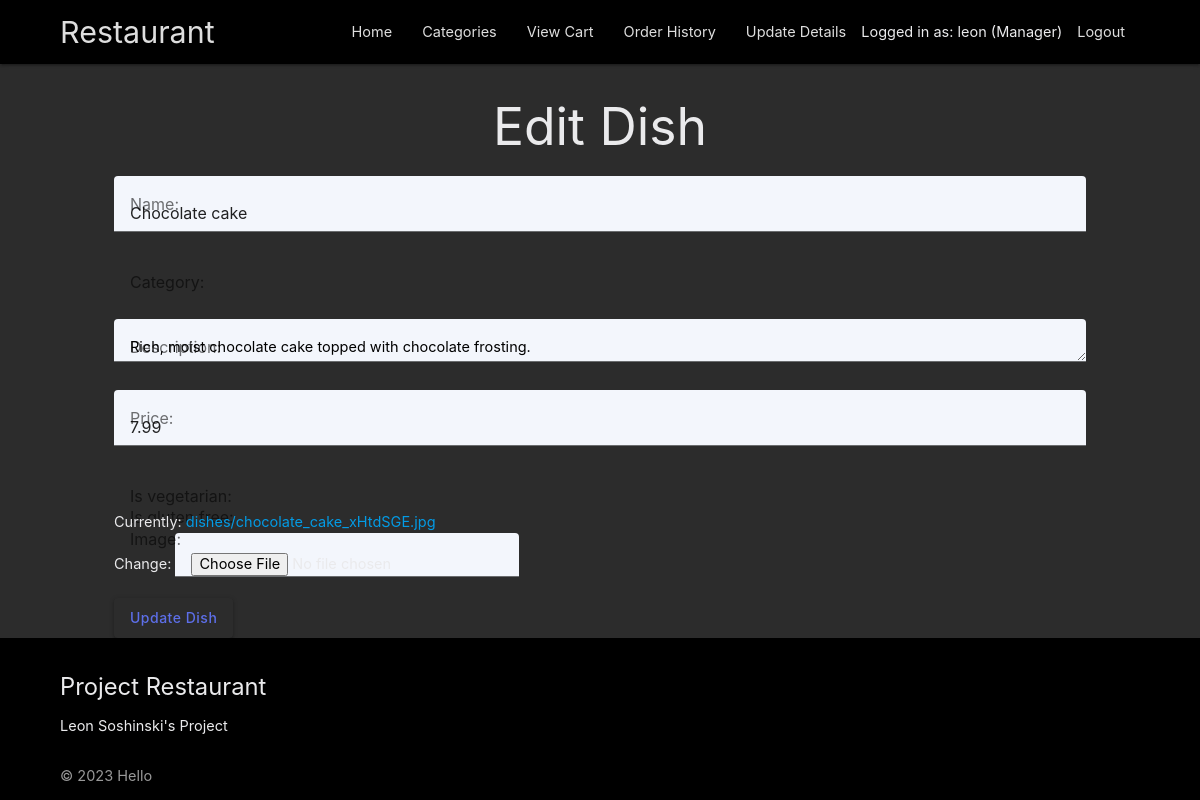
Screenshot of /edit_dish/43/ (signed in) with the database file from the repository.
### menu/models.py (models this page shows, shortened)
class Dish(models.Model):
    name = models.CharField(max_length=64)
    price = models.DecimalField(max_digits=5, decimal_places=2)
    description = models.TextField()
    image = models.ImageField(upload_to='dishes/')
    is_gluten_free = models.BooleanField(default=False)
    is_vegetarian = models.BooleanField(default=False)
    category = models.ForeignKey(Category, on_delete=models.CASCADE)

### menu/views/dish_views.py (the view, shortened to what this page needs)
# urls.py: path('edit_dish/<int:dish_id>/', dish_views.EditDishView.as_view(), name='edit_dish'),
class EditDishView(ManagerRequiredMixin, View):
    def get(self, request, dish_id):
        dish = get_object_or_404(Dish, pk=dish_id)
        form = DishForm(instance=dish)
        return render(request, 'edit_dish.html', {'form': form, 'dish': dish})

### menu/forms.py (shortened to what this page needs)
class DishForm(forms.ModelForm):
    class Meta:
        model = Dish
        fields = ['name', 'price', 'description', 'image',
                  'is_gluten_free', 'is_vegetarian', 'category']

### menu/models.py (called while the page is built)
    def __str__(self):
        return self.name

### menu/views/dish_views.py (called while the page is built)
    def test_func(self):
        return self.request.user.groups.filter(name='manager').exists()

### menu/templates/edit_dish.html (shortened to what this page needs)
{% extends 'base.html' %}
{% block content %}
  <h2 class="center">Edit Dish</h2>
  <div class="container">
    <form method="post" enctype="multipart/form-data" class="col s12">
      <div class="row">
        <div class="input-field col s12">
          {{ form.name.label_tag }}
          {{ form.name }}
        </div>
      </div>
      <div class="row">
        <div class="input-field col s12">
          {{ form.category.label_tag }}
        </div>
      </div>
      <div class="row">
        <div class="input-field col s12">
          {{ form.description.label_tag }}
          {{ form.description }}
        </div>
      </div>
      <div class="row">
        <div class="input-field col s12">
          {{ form.price.label_tag }}
          {{ form.price }}
        </div>
      </div>
      <div class="row">
        <div class="input-field col s12">
          {{ form.is_vegetarian.label_tag }}
        </div>
      </div>
      <div class="row">
        <div class="input-field col s12">
          {{ form.is_gluten_free.label_tag }}
        </div>
      </div>
      <div class="row">
        <div class="input-field col s12">
          {{ form.image.label_tag }}
          {{ form.image }}
        </div>
      </div>
      <button class="btn waves-effect waves-light" type="submit">Update Dish</button>
    </form>
  </div>
{% endblock %}

### menu/templates/base.html (shortened to what this page needs)
{% load static %}
<!DOCTYPE html>
<html lang="en">
  <head>
    <link type="text/css"
          rel="stylesheet"
          href="{% static 'css/materialize.min.css' %}"
          media="screen,projection" />
    <link type="text/css"
          rel="stylesheet"
          href="{% static 'css/style.css' %}"
          media="screen,projection" />
  </head>
  <body>
    <nav role="navigation" class="black">
      <div class="nav-wrapper container">
        <a href="{% url 'landing_page' %}" class="brand-logo">Restaurant</a>
        <ul class="right hide-on-med-and-down">
          <li>
            <a href="{% url 'landing_page' %}">Home</a>
          </li>
          <li>
            <a href="{% url 'categories' %}">Categories</a>
          </li>
          {% if user.is_authenticated %}
            <li>
              <a href="{% url 'cart' %}">View Cart</a>
            </li>
            <li>
              <a href="{% url 'order_history' %}">Order History</a>
            </li>
            <li>
              <a href="{% url 'update_details' %}">Update Details</a>
            </li>
            <li>
              Logged in as: {{ user.username }}
              {% if user.is_staff %}(Manager){% endif %}
            </li>
            <li>
              <a href="{% url 'logout' %}">Logout</a>
            </li>
          {% endif %}
        </ul>
      </div>
    </nav>
    <main>
      <div class="container">
        {% block content %}{% endblock %}
      </div>
    </main>
    <footer class="page-footer black">
      <div class="container">
        <div class="row">
          <div class="l6 s12">
            <h5>Project Restaurant</h5>
            <p>Leon Soshinski's Project</p>
          </div>
        </div>
      </div>
      <div class="footer-copyright black">
        <div class="container">© 2023 Hello</div>
      </div>
    </footer>
  </body>
</html>

### static/css/style.css (style rules this page uses)
.container { width: 90%; }
body { display: flex; min-height: 100vh; flex-direction: column; background-color: #2c2c2c; color: #eaeaec; }
main { flex: 1 0 auto; }
h1, h2, h3, h4, h5 { color: #eaeaec; }
p, li, .menu { color: #eaeaec; }
.btn { color: #5d6fe9; background-color: #2c2c2c; }
.input-field { margin-bottom: 1.5rem; }
label { color: #eaeaec; }

### rows the page displays
Dish: name "Chocolate cake", description "Rich, moist chocolate cake topped with chocolate frosting.", price "7.99"

### other values shown
{{ user.username }} "leon"
